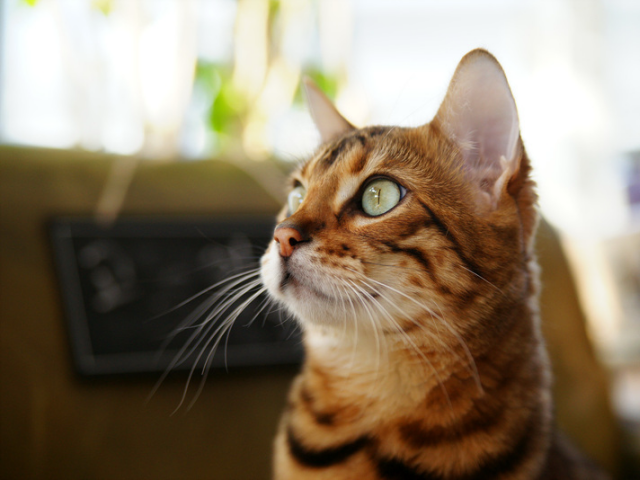
#> input picture open_cv/fig/cat.bmp, 640 x 480 px; the run also reads 1 picture not shown here
$ jupyter execute --allow-errors 20220812.ipynb
#> lines starting #> are read from the running program, lines starting #| are printed output that depends on the picture; after the words box and inside, x2 and y2 are one past the last pixel; in counts of white or black regions, pixels touching at a corner belong together
[cell 1]
import cv2
import numpy as np
import sys
import matplotlib.pyplot as plt
import glob

[cell 2]
img = cv2.imread('./fig/cow.png', cv2.IMREAD_GRAYSCALE)

# img_resize = cv2.resize(img, (400, 300))
# cv2.imwrite('img_resize.png', img_resize)

# img_rgb = cv2.cvtColor(img, cv2.COLOR_BGR2RGB)

#> (the rest of this cell did not finish here and is left out)

[cell 3]
# image 불러오기
# img_files = glob.glob('./fig/images/*.*')

# print(img_files[0])

cv2.namedWindow('scene', cv2.WINDOW_NORMAL)
cv2.setWindowProperty('scene', cv2.WND_PROP_FULLSCREEN, cv2.WINDOW_FULLSCREEN)

idx = 0
#> (the rest of this cell did not finish here and is left out)

## 판넬 만들기

[cell 4]
img1 = np.zeros((400,600,3), np.uint8)
img2 = np.ones((400,600,3), np.uint8)*255
img3 = np.full((400,600,3), (180,0,0), np.uint8)

cv2.imshow('img1', img1)
cv2.imshow('img2', img2)
cv2.imshow('img3', img3)
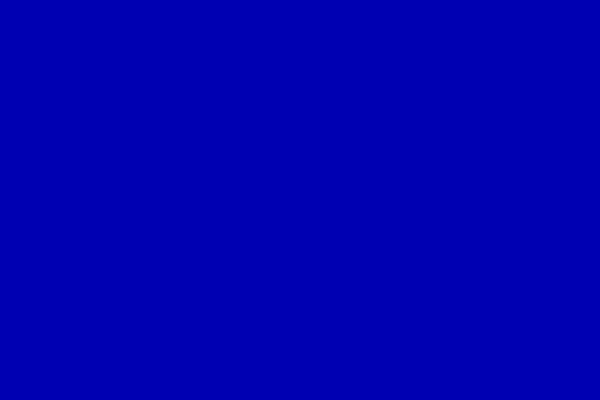
#> window 'img3': shape (400, 600, 3); mean B, G, R 180, 0, 0

cv2.waitKey()
cv2.destroyAllWindows()

## 영상의 복사

[cell 5]
img = cv2.imread('./fig/cat.bmp')
#> img is the input picture: shape (480, 640, 3); mean B, G, R 104.5, 125.6, 140.8

# 합성할 때 필요에 따라 사용
## 주소를 복사
img1 = img
## 이미지를 복사
img2 = img.copy()

cv2.circle(img, (100,100), 50, (0,0,255), 6, cv2.LINE_AA)
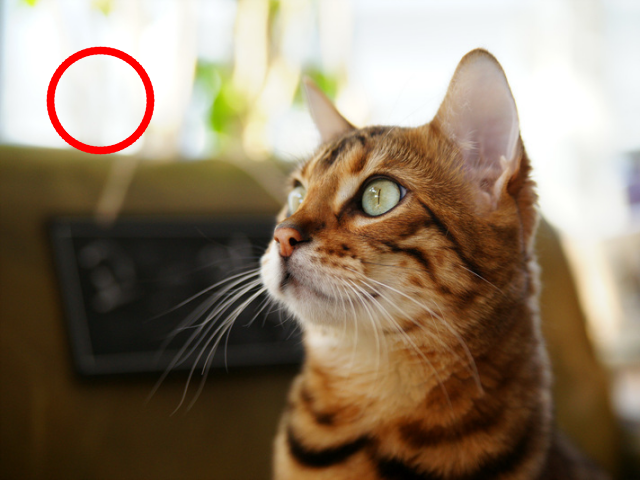
#> img: shape (480, 640, 3); 0.91% of pixels changed, all inside (x1, y1, x2, y2) = (46, 46, 155, 155)

cv2.imshow('img', img)
cv2.imshow('img1', img1)
cv2.imshow('img2', img2)

cv2.waitKey()
cv2.destroyAllWindows()

## 영상 합성

[cell 6]
src = cv2.imread('./fig/airplane.bmp')
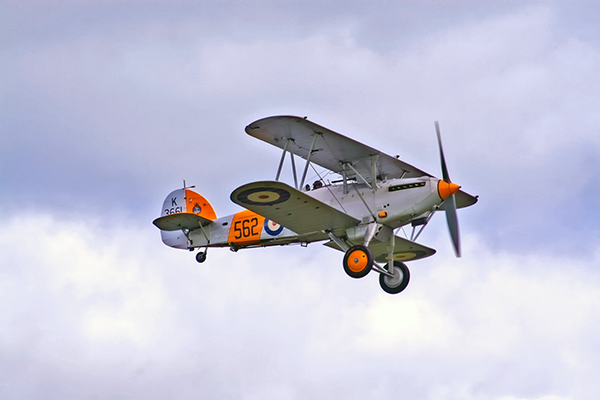
#> input picture open_cv/fig/airplane.bmp, 600 x 400 px
#> src is the input picture: shape (400, 600, 3); mean B, G, R 217.1, 197.6, 196.8
mask = cv2.imread('./fig/mask_plane.bmp', 0)
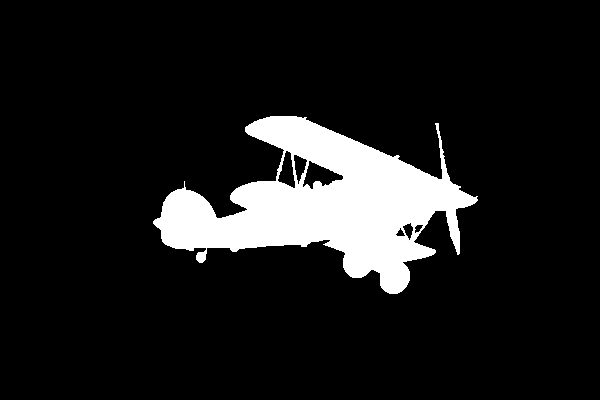
#> input picture open_cv/fig/mask_plane.bmp, 600 x 400 px
#> mask: shape (400, 600); 10.8% white; 1 white region, box (x1, y1, x2, y2) and area: (153, 116, 478, 294) 25896
dst = cv2.imread('./fig/field.bmp')
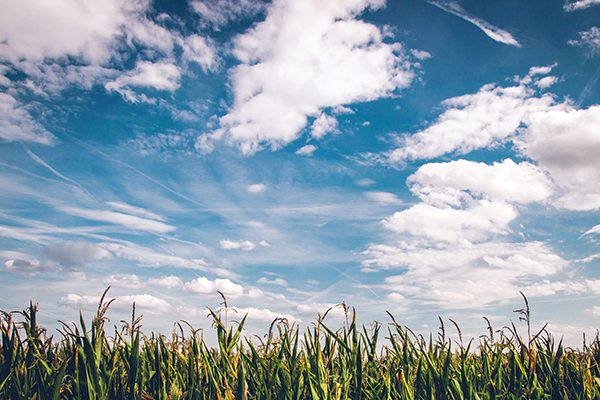
#> input picture open_cv/fig/field.bmp, 600 x 400 px
#> dst is the input picture: shape (400, 600, 3); mean B, G, R 173.2, 160.3, 141.8

if src is None or mask is None or dst is None:
    print('image read failed')
    sys.exit()

# copyTo(src, mask[, dst]) -> dst
# binary image인  mask에서 1인 부분만 source에서 destination으로 옮긴다.
# dst = cv2.copyTo(src,mask)
cv2.copyTo(src, mask, dst)
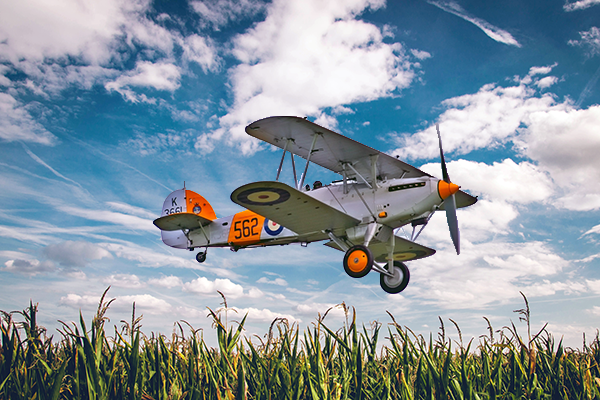
#> dst: shape (400, 600, 3); 10.79% of pixels changed, all inside (x1, y1, x2, y2) = (153, 116, 478, 294)

# mask가 1인 부분만 빨간색으로 변경
# dst[mask > 0] = (0,0,255)
dst[mask > 0] = src[mask > 0]

cv2.imshow('src', src)
cv2.imshow('mask', mask)
cv2.imshow('dst', dst)

cv2.waitKey()
cv2.destroyAllWindows()

## 배경이 단색일경우  mask  영상 만들기

[cell 7]
src = cv2.imread('./fig/cow.png')
dst = cv2.imread('./fig/green.png')

#> (the rest of this cell did not finish here and is left out)

## 과제

[cell 8]
src = cv2.imread('./fig/cow.png')
dst = cv2.imread('./fig/green.png')

#> (the rest of this cell did not finish here and is left out)

[cell 9]
src = cv2.imread('./fig/puppy.bmp')
sun = cv2.imread('./fig/imgbin_sunglasses_1.png', cv2.IMREAD_UNCHANGED)

#> (the rest of this cell did not finish here and is left out)
